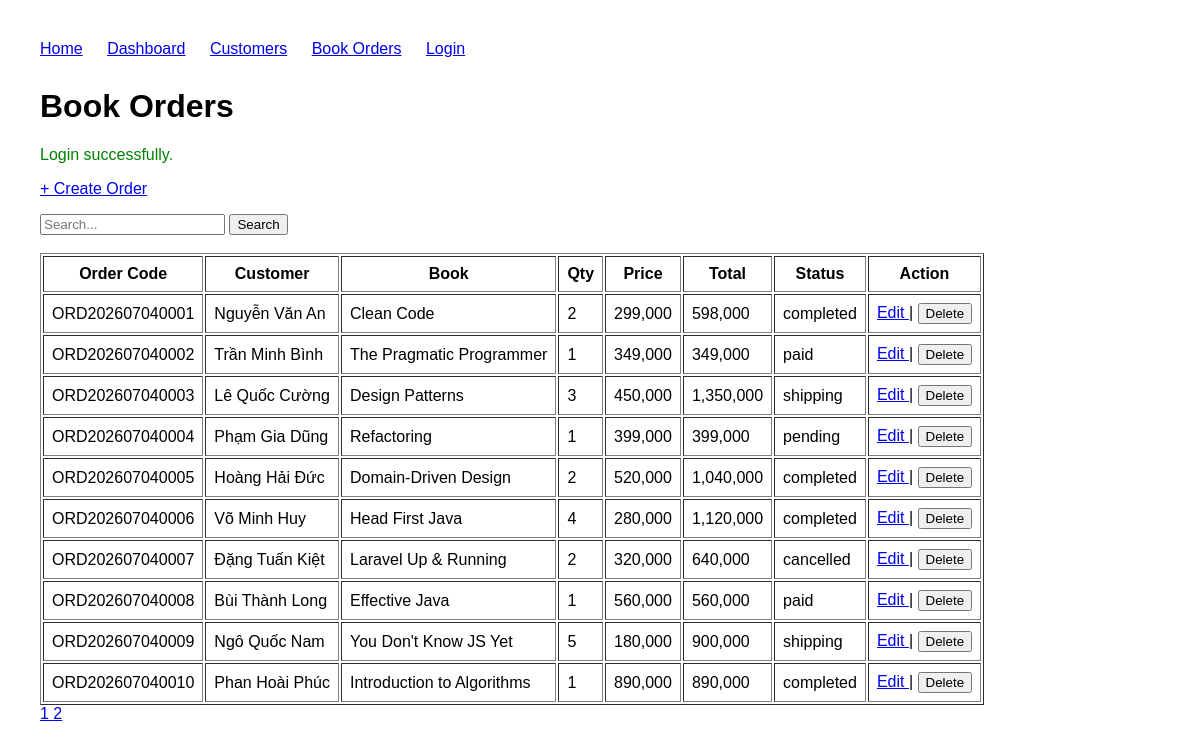
The app's page /book-orders (signed in) with its own data.
### tables this page shows
CREATE TABLE book_orders (

    id INT AUTO_INCREMENT PRIMARY KEY,

    order_code VARCHAR(50) NOT NULL,

    customer_id INT NOT NULL,

    book_title VARCHAR(255) NOT NULL,

    quantity INT NOT NULL,

    unit_price DECIMAL(12,2) NOT NULL,

    total_amount DECIMAL(12,2) NOT NULL,

    status ENUM(
        'pending',
        'paid',
        'shipping',
        'completed',
        'cancelled'
    ) DEFAULT 'pending',

    created_at TIMESTAMP DEFAULT CURRENT_TIMESTAMP,

    updated_at TIMESTAMP DEFAULT CURRENT_TIMESTAMP
        ON UPDATE CURRENT_TIMESTAMP,

    UNIQUE KEY uk_order_code(order_code),

    INDEX idx_customer(customer_id),

    INDEX idx_status(status),

    INDEX idx_created(created_at),

    CONSTRAINT fk_orders_customer
        FOREIGN KEY(customer_id)
        REFERENCES customers(id)
        ON DELETE CASCADE
);

CREATE TABLE customers (

    id INT AUTO_INCREMENT PRIMARY KEY,

    name VARCHAR(100) NOT NULL,

    email VARCHAR(150) NOT NULL,

    phone VARCHAR(20),

    address VARCHAR(255),

    created_at TIMESTAMP DEFAULT CURRENT_TIMESTAMP,

    updated_at TIMESTAMP DEFAULT CURRENT_TIMESTAMP
        ON UPDATE CURRENT_TIMESTAMP,

    UNIQUE KEY uk_customers_email(email),

    INDEX idx_customers_created(created_at),

    INDEX idx_customers_phone(phone)
);

### app/Core/helpers.php (called while the page is built, shortened)
<?php
function e(?string $value): string
{
    return htmlspecialchars((string) $value, ENT_QUOTES, 'UTF-8');
}
function view(string $view, array $data = []): void
{
    require __DIR__ . "/../Views/layouts/main.php";
}

### app/Controllers/BookOrderController.php (called while the page is built, shortened)
<?php
require_once __DIR__.'/../Services/BookOrderService.php';
class BookOrderController
{
    private BookOrderService $service;
    public function __construct()
    {
        $this->service = new BookOrderService();
    }
    public function index(): void
    {
        $keyword = trim($_GET['q'] ?? '');
        $page = (int)($_GET['page'] ?? 1);
        $sort = $_GET['sort'] ?? 'created_at';
        $direction = $_GET['direction'] ?? 'asc';
        $result = $this->service->getOrders(
            $keyword,
            $page,
            10,
            $sort,
            $direction
        );
        view('book_orders/index', [
            'title' => 'Book Orders',
            'view' => 'book_orders/index',
            'orders' => $result['orders'],
            'total' => $result['total'],
            'page' => $page,
            'keyword' => $keyword,
            'sort' => $sort,
            'direction' => $direction,
            'success' => get_flash('success')
        ]);
    }
}

### app/Core/Router.php (called while the page is built, shortened)
<?php
class Router
{
    private array $routes = [];
    public function get(string $path, array $handler): void
    {
        $this->routes[$path]['GET'] = $handler;
    }
    public function post(string $path, array $handler): void
    {
        $this->routes[$path]['POST'] = $handler;
    }
    public function dispatch(string $method, string $path): void
    {
        [$controller, $action]
            = $this->routes[$path][$method];
        (new $controller())->$action();
    }
}

### public/index.php (called while the page is built, shortened)
<?php
require __DIR__.'/../app/Core/Router.php';
require __DIR__.'/../app/Controllers/BookOrderController.php';
$router=new Router();
$router->get('/',[
    HomeController::class,
    'index'
]);
$router->get('/dashboard',[
    DashboardController::class,
    'index'
]);
$router->get('/health', [
    HealthController::class,
    'index'
]);
$router->get('/login', [
    AuthController::class,
    'login'
]);
$router->post('/login', [
    AuthController::class,
    'handleLogin'
]);
$router->post('/logout', [
    AuthController::class,
    'logout'
]);
$router->get('/customers', [
    CustomerController::class,
    'index'
]);
$router->get('/customers/create', [
    CustomerController::class,
    'create'
]);
$router->post('/customers', [
    CustomerController::class,
    'store'
]);
$router->get('/customers/edit', [
    CustomerController::class,
    'edit'
]);
$router->post('/customers/update', [
    CustomerController::class,
    'update'
]);
$router->post('/customers/delete', [
    CustomerController::class,
    'delete'
]);
$router->get('/book-orders', [
    BookOrderController::class,
    'index'
]);
$router->get('/book-orders/create', [
    BookOrderController::class,
    'create'
]);
$router->post('/book-orders', [
    BookOrderController::class,
    'store'
]);
$router->get('/book-orders/edit', [
    BookOrderController::class,
    'edit'
]);
$router->post('/book-orders/update', [
    BookOrderController::class,
    'update'
]);
$router->post('/book-orders/delete', [
    BookOrderController::class,
    'delete'
]);
$router->dispatch(
    $_SERVER['REQUEST_METHOD'],
    parse_url(
        $_SERVER['REQUEST_URI'],
        PHP_URL_PATH
    )
);

### app/Repositories/BookOrderRepository.php (called while the page is built, shortened)
<?php
class BookOrderRepository
{
    public function getPaginated(
        string $keyword,
        int $limit,
        int $offset,
        string $sort,
        string $direction
    ): array {
        $allowedSorts = ['order_code', 'book_title', 'quantity', 'status', 'created_at'];
        $allowedDirection = ['asc', 'desc'];
        $sql = "
            SELECT
                bo.*,
                c.name customer_name
            FROM book_orders bo
            INNER JOIN customers c
                ON c.id=bo.customer_id
            ";
        $params = [];
        $sql .= "ORDER BY {$sort} {$direction} LIMIT :limit OFFSET :offset";
        $stmt = $this->pdo->prepare($sql);
        $stmt->bindValue(
            ':limit',
            $limit,
            PDO::PARAM_INT
        );
        $stmt->bindValue(
            ':offset',
            $offset,
            PDO::PARAM_INT
        );
        $stmt->execute();
        return $stmt->fetchAll();
    }
}

### app/Services/BookOrderService.php (called while the page is built, shortened)
<?php
require_once __DIR__ . '/../Repositories/BookOrderRepository.php';
require_once __DIR__ . '/../Core/Database.php';
class BookOrderService
{
    private function repository(): BookOrderRepository {
        $config = require __DIR__.'/../../config/database.php';
        $pdo = (new Database($config));
        return new BookOrderRepository($pdo->getConnection());
    }
    public function getOrders(
        string $keyword,
        int $page,
        int $limit,
        string $sort,
        string $direction
    ): array {
        $page = max(1, $page);
        $offset = ($page - 1) * $limit;
        return [
            'orders' => $this->repository()->getPaginated(
                $keyword,
                $limit,
                $offset,
                $sort,
                $direction
            ),
            'total' => $this->repository()->countAll($keyword)
        ];
    }
}

### config/database.php (called while the page is built)
<?php
return [
    'host' => 'localhost',
    'database' => 'bookstore_crm',
    'username' => 'root',
    'password' => 'nmtruong0412@#',
    'charset' => 'utf8mb4',
];

### app/Core/Database.php (called while the page is built)
<?php
class Database
{
    private PDO $pdo;
    public function __construct(array $config)
    {
        $dsn = sprintf(
            'mysql:host=%s;dbname=%s;charset=%s',
            $config['host'],
            $config['database'],
            $config['charset']
        );
        $options = [
            PDO::ATTR_ERRMODE => PDO::ERRMODE_EXCEPTION,
            PDO::ATTR_DEFAULT_FETCH_MODE => PDO::FETCH_ASSOC,
            PDO::ATTR_EMULATE_PREPARES => false,
        ];
        $this->pdo = new PDO(
            $dsn,
            $config['username'],
            $config['password'],
            $options
        );
    }
    public function getConnection(): PDO
    {
        return $this->pdo;
    }
}

### app/Views/book_orders/index.php (the view, shortened to what this page needs)
<h1>Book Orders</h1>
<?php if (!empty($success)): ?>
    <p style="color:green">
        <?= e($success) ?>
    </p>
<?php endif; ?>
<p>
    <a href="/book-orders/create">+ Create Order</a>
</p>
<form method="GET" action="/book-orders">
    <input
        type="text"
        name="q"
        value="<?= e($keyword) ?>"
        placeholder="Search...">
    <button>Search</button>
</form>
<br>
<table border="1" cellpadding="8">
    <tr>
        <th>Order Code</th>
        <th>Customer</th>
        <th>Book</th>
        <th>Qty</th>
        <th>Price</th>
        <th>Total</th>
        <th>Status</th>
        <th>Action</th>
    </tr>
    <?php foreach ($orders as $order): ?>
        <tr>
            <td><?= e($order['order_code']) ?></td>
            <td><?= e($order['customer_name']) ?></td>
            <td><?= e($order['book_title']) ?></td>
            <td><?= e($order['quantity']) ?></td>
            <td><?= number_format($order['unit_price']) ?></td>
            <td><?= number_format($order['total_amount']) ?></td>
            <td><?= e($order['status']) ?></td>
            <td>
                <a href="/book-orders/edit?id=<?= $order['id'] ?>">
                    Edit
                </a>
                |
                <form
                    method="POST"
                    action="/book-orders/delete"
                    style="display:inline">
                    <button
                        onclick="return confirm('Delete order?')">
                        Delete
                    </button>
                </form>
            </td>
        </tr>
    <?php endforeach; ?>
</table>
<?php
    $totalPages = ceil($total / 10);
    for ($i = 1; $i <= $totalPages; $i++):
?>
    <a href="/book-orders?page=<?= $i ?>&q=<?= urlencode($keyword) ?>">
        <?= $i ?>
    </a>
<?php endfor; ?>

### public/assets/style.css (style rules this page uses)
body { font-family:Arial; margin:40px; }

### records on screen
book_orders: order_code "ORD202607040001", customer.name "Nguyễn Văn An", book_title "Clean Code", quantity "2", unit_price "299,000", total_amount "598,000", status "completed"
book_orders: order_code "ORD202607040002", customer.name "Trần Minh Bình", book_title "The Pragmatic Programmer", quantity "1", unit_price "349,000", total_amount "349,000", status "paid"
book_orders: order_code "ORD202607040003", customer.name "Lê Quốc Cường", book_title "Design Patterns", quantity "3", unit_price "450,000", total_amount "1,350,000", status "shipping"
book_orders: order_code "ORD202607040004", customer.name "Phạm Gia Dũng", book_title "Refactoring", quantity "1", unit_price "399,000", total_amount "399,000", status "pending"
book_orders: order_code "ORD202607040005", customer.name "Hoàng Hải Đức", book_title "Domain-Driven Design", quantity "2", unit_price "520,000", total_amount "1,040,000", status "completed"
book_orders: order_code "ORD202607040006", customer.name "Võ Minh Huy", book_title "Head First Java", quantity "4", unit_price "280,000", total_amount "1,120,000", status "completed"
book_orders: order_code "ORD202607040007", customer.name "Đặng Tuấn Kiệt", book_title "Laravel Up & Running", quantity "2", unit_price "320,000", total_amount "640,000", status "cancelled"
book_orders: order_code "ORD202607040008", customer.name "Bùi Thành Long", book_title "Effective Java", quantity "1", unit_price "560,000", total_amount "560,000", status "paid"
book_orders: order_code "ORD202607040009", customer.name "Ngô Quốc Nam", book_title "You Don't Know JS Yet", quantity "5", unit_price "180,000", total_amount "900,000", status "shipping"
book_orders: order_code "ORD202607040010", customer.name "Phan Hoài Phúc", book_title "Introduction to Algorithms", quantity "1", unit_price "890,000", total_amount "890,000", status "completed"

### other values on screen
$success "Login successfully."
